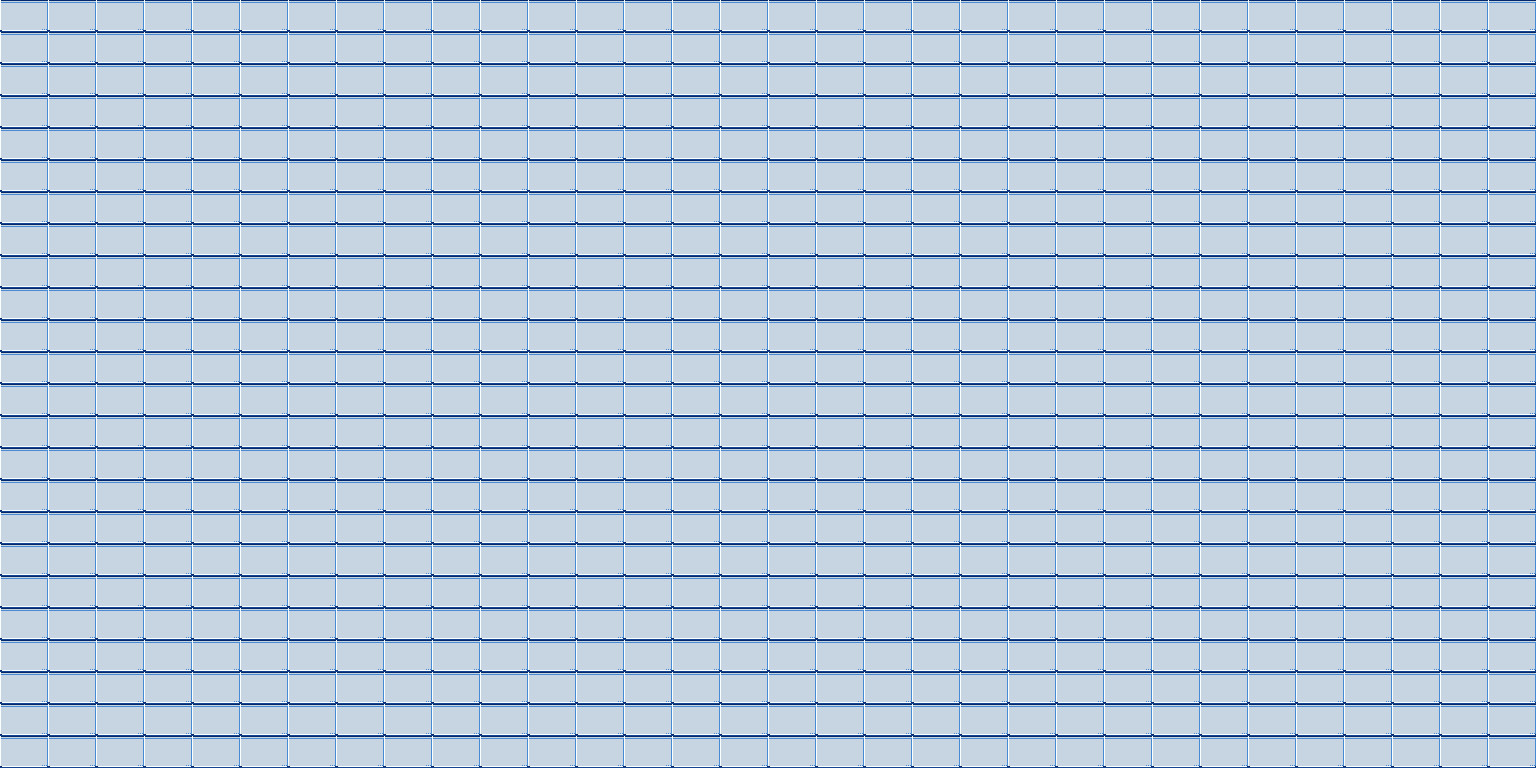

Tiled map render using the project's own tile images. Description and the map definition, with tile-layer contents summarised, below:
An orthogonal 96x48 tile map with 16x16 px tiles, 1 tile layer (Tile Layer 1) and 2 objects (Player Start, Boss ).

<map version="1.10" tiledversion="1.11.0" orientation="orthogonal" renderorder="right-down" width="96" height="48" tilewidth="16" tileheight="16" infinite="0" nextlayerid="4" nextobjectid="3">
 <tileset firstgid="1" source="tilesFloor.tsx" />
 <layer id="1" name="Tile Layer 1" width="96" height="48">
  <data>[4608 cells, 4608 non-empty, 6 distinct tile ids]</data>
 </layer>
 <objectgroup id="2" name="Player">
  <object id="2" name="Player Start" x="658.667" y="625.333">
   <point />
  </object>
 </objectgroup>
 <objectgroup id="3" name="Boss">
  <object id="1" name="Boss " x="648" y="120">
   <point />
  </object>
 </objectgroup>
</map>
